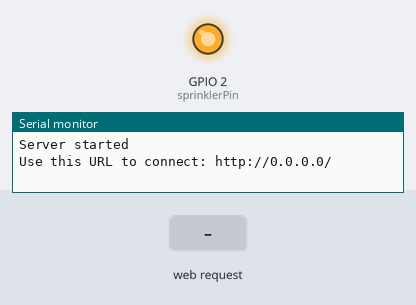
A sketch run on a simulated ESP8266 (NodeMCU). Parts: output pins drawn as LEDs (lit = HIGH), the last lines printed to the serial monitor. The test bench sets the inputs (shaded band). WiFi joins after 1.5 s; servers stay silent unless stated.

Above: at 1.2 s.
1.3 s: HTTP request GET /SPRINKLER?timer=5 received
At 2.0 s:
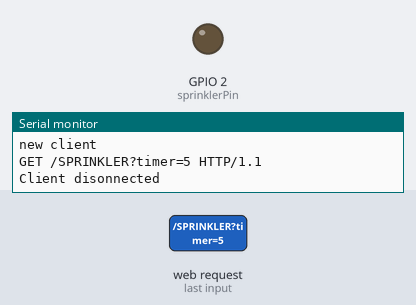
2.8 s: HTTP request GET /SPRINKLER?timer=0 received
At 3.1 s:
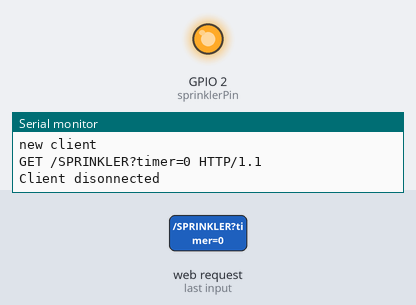
4.3 s: HTTP request GET /SPRINKLER?timer=10 received
At 5.5 s:
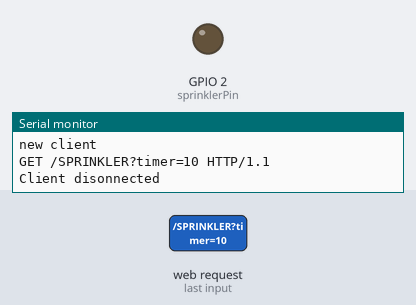
Timing chart, 0 to 7.3 s (numbered marks = the images above; inputs shaded):
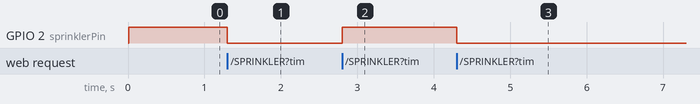

Measured:
- after the input at 1.3 s, GPIO 2 (sprinklerPin): HIGH → LOW at once
- after the input at 2.8 s, GPIO 2 (sprinklerPin): LOW → HIGH at once
- after the input at 4.3 s, GPIO 2 (sprinklerPin): HIGH → LOW at once

The sketch:

ESP-Wifi.ino
```cpp
#include <ESP8266WiFi.h>

// wifi setup data
const char* ssid = "ssid";
const char* password = "password";

const char* AP_Name = "ESP8266-Sprinkler";
const char* ap_passwd="a good password";

WiFiServer server(80);

// the pin used for the sprinkler
int millis_per_sec = 1000;
int sprinklerPin = 2; // GPIO2
int timer;
long curr_millis;
long dest_millis;
int timer_remaining = 0;
int new_request=0;

void setup() {
  // start serial debugging
  Serial.begin(115200);
  delay(10);

  // set the output pins
  pinMode(sprinklerPin, OUTPUT);
  digitalWrite(sprinklerPin, HIGH);
  timer_remaining=0;

  // start Wifi -- choose one
  setupWifiAP();
  //setupWifi();

  // Start the web server
  server.begin();
  Serial.println("Server started");

  // Print the IP address
  Serial.print("Use this URL to connect: ");
  Serial.print("http://");
  Serial.print(WiFi.localIP());
  Serial.println("/");
}


void loop() {

  int value = HIGH;

  // check and turn them off if a timer expires...
  curr_millis=millis();
  if ((curr_millis>dest_millis) && (timer>0)){
     digitalWrite(sprinklerPin,HIGH);
     timer=0;
     value=HIGH;
     Serial.println("turning sprinklers off at:");
     Serial.print(curr_millis);
     Serial.print(" > ");
     Serial.println(dest_millis);

  }

  // Check if a client has connected
  WiFiClient client = server.available();
  if (!client) {
    return;
  }

  // Wait until the client sends some data
  Serial.println("new client");
  while(!client.available()){
    delay(1);
  }

  // Read the first line of the request
  String request = client.readStringUntil('\r');
  Serial.println(request);
  client.flush();

  // Match the request

  if (request.indexOf("/SPRINKLER?timer=5") != -1) {
    timer=5;
    new_request=1;
  }

 if (request.indexOf("/SPRINKLER?timer=10") != -1) {
    timer=10;
    new_request=1;
  }
 if (request.indexOf("/SPRINKLER?timer=15") != -1) {
    timer=15;
    new_request=1;
  }
 if (request.indexOf("/SPRINKLER?timer=20") != -1) {
    timer=20;
    new_request=1;
  }
 if (request.indexOf("/SPRINKLER?timer=0") != -1) {
    timer=0;
    new_request=1;
  }

 if (new_request ==1){
    curr_millis=millis();
    dest_millis=timer*60*millis_per_sec + curr_millis;

    if (timer>0){
      digitalWrite(sprinklerPin, LOW);
      value=LOW;
    } else {
      digitalWrite(sprinklerPin,HIGH);
      value=HIGH;
    }

 }


  // Return the response
  client.println("HTTP/1.1 200 OK");
  client.println("Content-Type: text/html");
  client.println(""); //  do not forget this one
  client.println("<!DOCTYPE HTML>");
  client.println("<html>");

  client.print("Sprinkler is currently ");

  if(value == HIGH) {
    client.print("On");
  } else {
    client.print("Off");
  }

  client.print("<br><br>Time set was: ");
  client.print(timer);
  client.println("<br><br>");

  if (value == HIGH){
  client.print("Time Left is: ");
  client.println((dest_millis-millis())/1000);
  client.println("<br><br>");
  }

  client.println("<form action=\"SPRINKLER\" method=\"get\">");
  client.println(" <label>Set Sprinkler Duration</label><br><br>");
  //client.println("  <input type=\"text\" name=\"timer\" list=\"numbers\"/><br>");
  client.println("  <datalist id=\"numbers\">");
  client.println("    <select name=\"timer\">");
  client.println("       <option value=\"0\">off");
  client.println("       <option value=\"5\">5");
  client.println("       <option value=\"10\">10");
  client.println("       <option value=\"15\">15");
  client.println("       <option value=\"20\">20");
  client.println("    </select>");
  client.println("  </datalist><br><br>");
  client.println("  <input type=\"submit\" value=\"Make Changes\"><br><br>");

  client.print("   <a href=\"http://");
  client.print(WiFi.softAPIP());
  client.println("\">Refresh</a>");


  client.println("</form>");
  client.println("<br>");
  client.println("<br>");

  client.println("</html>");

  delay(1);
  Serial.println("Client disonnected");
  Serial.println("");

}

void setupWifiAP()
{
//  WiFi.mode(WIFI_AP);

  WiFi.softAP(AP_Name,ap_passwd);
}

void setupWifi(){
  // Connect to WiFi network
  Serial.println();
  Serial.println();
  Serial.print("Connecting to ");
  Serial.println(ssid);

  WiFi.begin(ssid, password);

  while (WiFi.status() != WL_CONNECTED) {
    delay(500);
    Serial.print(".");
  }
  Serial.println("");
  Serial.println("WiFi connected");

}
```
